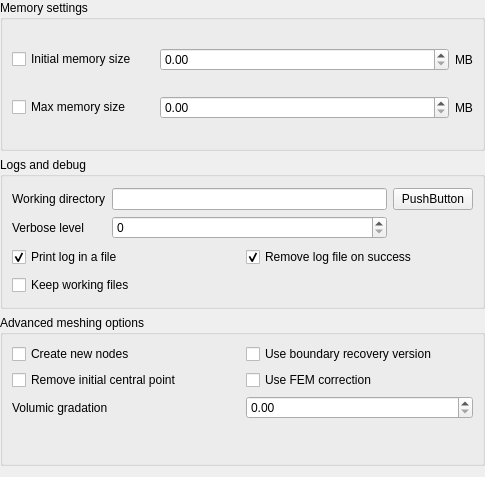
<?xml version="1.0" encoding="UTF-8"?>
<ui version="4.0">
 <class>GHS3DPluginGUI_AdvWidget_QTD</class>
 <widget class="QWidget" name="GHS3DPluginGUI_AdvWidget_QTD">
  <property name="geometry">
   <rect>
    <x>0</x>
    <y>0</y>
    <width>485</width>
    <height>477</height>
   </rect>
  </property>
  <property name="windowTitle">
   <string>Form</string>
  </property>
  <layout class="QVBoxLayout" name="verticalLayout_2">
   <property name="leftMargin">
    <number>0</number>
   </property>
   <property name="topMargin">
    <number>0</number>
   </property>
   <property name="rightMargin">
    <number>0</number>
   </property>
   <item>
    <widget class="QGroupBox" name="memoryGroupBox">
     <property name="title">
      <string>Memory settings</string>
     </property>
     <layout class="QGridLayout" name="gridLayout_3">
      <item row="3" column="4">
       <widget class="QLabel" name="maxMemoryLabel">
        <property name="sizePolicy">
         <sizepolicy hsizetype="Fixed" vsizetype="Preferred">
          <horstretch>0</horstretch>
          <verstretch>0</verstretch>
         </sizepolicy>
        </property>
        <property name="text">
         <string>MB</string>
        </property>
       </widget>
      </item>
      <item row="0" column="0">
       <widget class="QCheckBox" name="initialMemoryCheck">
        <property name="text">
         <string>Initial memory size</string>
        </property>
       </widget>
      </item>
      <item row="3" column="0">
       <widget class="QCheckBox" name="maxMemoryCheck">
        <property name="text">
         <string>Max memory size</string>
        </property>
       </widget>
      </item>
      <item row="0" column="4">
       <widget class="QLabel" name="initialMemoryLabel">
        <property name="sizePolicy">
         <sizepolicy hsizetype="Fixed" vsizetype="Preferred">
          <horstretch>0</horstretch>
          <verstretch>0</verstretch>
         </sizepolicy>
        </property>
        <property name="text">
         <string>MB</string>
        </property>
       </widget>
      </item>
      <item row="0" column="2" colspan="2">
       <widget class="SMESHGUI_SpinBox" name="initialMemorySpin">
        <property name="sizePolicy">
         <sizepolicy hsizetype="Expanding" vsizetype="Fixed">
          <horstretch>0</horstretch>
          <verstretch>0</verstretch>
         </sizepolicy>
        </property>
        <property name="maximum">
         <double>1000000.000000000000000</double>
        </property>
        <property name="singleStep">
         <double>10.000000000000000</double>
        </property>
       </widget>
      </item>
      <item row="3" column="2" colspan="2">
       <widget class="SMESHGUI_SpinBox" name="maxMemorySpin">
        <property name="sizePolicy">
         <sizepolicy hsizetype="Expanding" vsizetype="Fixed">
          <horstretch>0</horstretch>
          <verstretch>0</verstretch>
         </sizepolicy>
        </property>
        <property name="maximum">
         <double>1000000.000000000000000</double>
        </property>
        <property name="singleStep">
         <double>10.000000000000000</double>
        </property>
       </widget>
      </item>
     </layout>
    </widget>
   </item>
   <item>
    <widget class="QGroupBox" name="logGroupBox">
     <property name="title">
      <string>Logs and debug</string>
     </property>
     <layout class="QGridLayout" name="gridLayout_2">
      <item row="0" column="0">
       <layout class="QGridLayout" name="gridLayout">
        <item row="0" column="0">
         <widget class="QLabel" name="workingDirectoryLabel">
          <property name="text">
           <string>Working directory</string>
          </property>
         </widget>
        </item>
        <item row="0" column="1">
         <widget class="QLineEdit" name="workingDirectoryLineEdit"/>
        </item>
        <item row="0" column="2">
         <widget class="QPushButton" name="workingDirectoryPushButton">
          <property name="text">
           <string>PushButton</string>
          </property>
         </widget>
        </item>
        <item row="1" column="0">
         <widget class="QLabel" name="verboseLevelLabel">
          <property name="text">
           <string>Verbose level</string>
          </property>
         </widget>
        </item>
        <item row="1" column="1">
         <widget class="QSpinBox" name="verboseLevelSpin"/>
        </item>
       </layout>
      </item>
      <item row="1" column="0">
       <layout class="QHBoxLayout" name="horizontalLayout">
        <item>
         <widget class="QCheckBox" name="logInFileCheck">
          <property name="text">
           <string>Print log in a file</string>
          </property>
          <property name="checked">
           <bool>true</bool>
          </property>
         </widget>
        </item>
        <item>
         <widget class="QCheckBox" name="removeLogOnSuccessCheck">
          <property name="text">
           <string>Remove log file on success</string>
          </property>
          <property name="checked">
           <bool>true</bool>
          </property>
         </widget>
        </item>
       </layout>
      </item>
      <item row="2" column="0">
       <widget class="QCheckBox" name="keepWorkingFilesCheck">
        <property name="text">
         <string>Keep working files</string>
        </property>
        <property name="autoExclusive">
         <bool>false</bool>
        </property>
       </widget>
      </item>
     </layout>
    </widget>
   </item>
   <item>
    <widget class="QGroupBox" name="advancedMeshingGroupBox">
     <property name="title">
      <string>Advanced meshing options</string>
     </property>
     <layout class="QGridLayout" name="gridLayout_4">
      <item row="1" column="1">
       <widget class="QCheckBox" name="FEMCorrectionCheck">
        <property name="text">
         <string>Use FEM correction</string>
        </property>
       </widget>
      </item>
      <item row="1" column="0">
       <widget class="QCheckBox" name="removeInitialCentralPointCheck">
        <property name="text">
         <string>Remove initial central point</string>
        </property>
       </widget>
      </item>
      <item row="6" column="1">
       <widget class="SMESHGUI_SpinBox" name="gradationSpinBox"/>
      </item>
      <item row="6" column="0">
       <widget class="QLabel" name="gradationLabel">
        <property name="text">
         <string>Volumic gradation</string>
        </property>
       </widget>
      </item>
      <item row="0" column="0">
       <widget class="QCheckBox" name="createNewNodesCheck">
        <property name="text">
         <string>Create new nodes</string>
        </property>
       </widget>
      </item>
      <item row="0" column="1">
       <widget class="QCheckBox" name="boundaryRecoveryCheck">
        <property name="text">
         <string>Use boundary recovery version</string>
        </property>
       </widget>
      </item>
      <item row="7" column="0" colspan="2">
       <widget class="SMESH_AdvOptionsWdg" name="advOptionTable" native="true"/>
      </item>
     </layout>
    </widget>
   </item>
  </layout>
 </widget>
 <customwidgets>
  <customwidget>
   <class>SMESHGUI_SpinBox</class>
   <extends>QDoubleSpinBox</extends>
   <header location="global">SMESHGUI_SpinBox.h</header>
  </customwidget>
  <customwidget>
   <class>SMESH_AdvOptionsWdg</class>
   <extends>QWidget</extends>
   <header location="global">SMESH_AdvOptionsWdg.h</header>
   <container>1</container>
  </customwidget>
 </customwidgets>
 <resources/>
 <connections/>
</ui>
